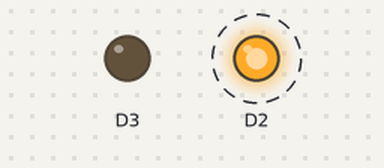
The sketch below on a simulated ESP8266 (NodeMCU). Parts: output pins drawn as LEDs (lit = HIGH). Dashed ring = blinking. WiFi joins after 1.5 s; servers stay silent unless stated; what the sketch prints to the serial monitor is not drawn.

Above: at 0.15 s.
Timing chart, 0 to 3.0 s (numbered marks = the images above):
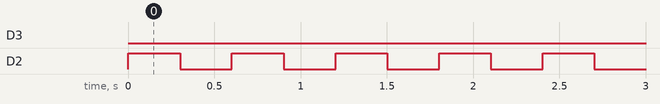

The sketch:

internet_offline_esp.ino
```cpp
#include <ESP8266WiFi.h>
#include <SimpleTimer.h>

SimpleTimer timer;
int MODE = 0;

const char* ssid = "Akshay"; //Enter SSID
const char* password = "akshaysp"; //Enter Password

void setup(void)
{
  pinMode(D2, OUTPUT);
pinMode(D3, OUTPUT);

  Serial.begin(9600);
  // Connect to WiFi
  WiFi.begin(ssid, password);
 timer.setInterval(3000,check);
}

void check(){
  if (WiFi.status() == WL_CONNECTED) {
    MODE = 1;
  }
  if (WiFi.status()!= WL_CONNECTED) {
    MODE = 0;
  }
}


void loop()
{
  if (WiFi.status() != WL_CONNECTED)
  {
    Serial.println("Not Connected");
  }
  else
  {
    Serial.println(" Connected");
  }
    timer.run(); // Initiates SimpleTimer
  if (MODE == 1)
    with_internet();
  else
    without_internet();
}

void without_internet()
{

  digitalWrite(D2, HIGH);   // Turn the LED on (Note that LOW is the voltage level
  // but actually the LED is on; this is because
  // it is active low on the ESP-01)
  delay(300);                      // Wait for a second
  digitalWrite(D2, LOW);  // Turn the LED off by making the voltage HIGH
  delay(300);
}

/*---------------------------------------------------------------------------------*/
void with_internet()
 {
  digitalWrite(D3, HIGH);   // Turn the LED on (Note that LOW is the voltage level
  // but actually the LED is on; this is because
  // it is active low on the ESP-01)
  delay(300);                      // Wait for a second
  digitalWrite(D3, LOW);  // Turn the LED off by making the voltage HIGH
  delay(300);
}
```

Measured:
- by itself, D3: LOW → HIGH at 3.0 s, → LOW 0.30 s later, → HIGH 0.30 s later, → LOW 0.30 s later, … (424 changes in this stretch)
- by itself, D2: alternates HIGH for 0.30 s and LOW for 0.30 s, 10 changes in all, then stays LOW
